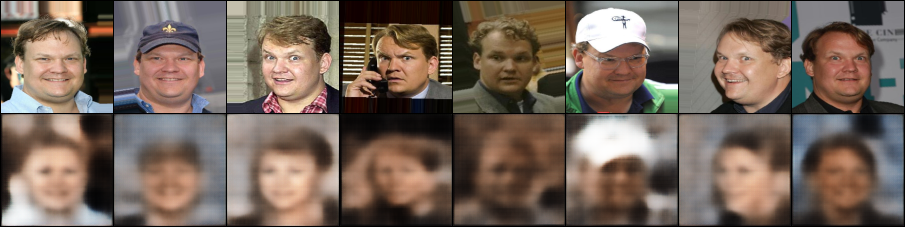
#> input picture visuals/member1_vanillavae_10e_20k_epoch01.png, 1810 x 454 px (shown at 1/2 size); its folder holds 3 pictures in this run
$ python make_charts.py
#> lines starting #> are read from the running program, lines starting #| are printed output that depends on the picture
"""
make_charts.py -- Generate all charts and visual assets for the project report.

Produces five bar/line charts and two image assets, all written to docs/charts/:

  chart_utility_privacy.png  -- Grouped bar: utility vs privacy accuracy per model
  chart_nag.png              -- Horizontal bar: NAG score ranking (higher = better balance)
  chart_lambda_sweep.png     -- Line: privacy-utility trade-off as lambda varies (1/2/3)
  chart_auc.png              -- Grouped bar: AUC-ROC for utility and privacy classifiers
  chart_bottleneck.png       -- Bar: latent_dim ablation on ResidualVAE (dim 32/64/256)
  recon_vanillavae.png       -- Collage: VanillaVAE reconstruction at epoch 1 vs epoch 10
  recon_betavae.png          -- Collage: BetaVAE reconstruction at epoch 1 vs epoch 10
  netron_vanilla_vs_residual.png -- Side-by-side Netron ONNX architecture diagrams

Data source: hardcoded evaluation results from Table II/III of the project report
(two-phase ARL training, lambda=2, CelebA 20k subset, utility=smile, privacy=gender).
Image inputs for collages come from visuals/ and docs/netron_graphs/.

Usage:
    python make_charts.py

Requirements:
    pip install matplotlib numpy Pillow
"""
import matplotlib
matplotlib.use('Agg')
import matplotlib.pyplot as plt
import matplotlib.patches as mpatches
import numpy as np
from PIL import Image
import os

os.makedirs("docs/charts", exist_ok=True)

# ── Shared style ─────────────────────────────────────────────────────────────
BG    = '#1A1A2E'
PANEL = '#16213E'
BLUE  = '#2196F3'
RED   = '#F44336'
GOLD  = '#FFA726'
GREEN = '#4CAF50'
GREY  = '#90A4AE'

plt.rcParams.update({
    'figure.facecolor': BG,
    'axes.facecolor':   PANEL,
    'axes.edgecolor':   GREY,
    'axes.labelcolor':  'white',
    'xtick.color':      'white',
    'ytick.color':      'white',
    'text.color':       'white',
    'grid.color':       '#2A2A4A',
    'grid.linestyle':   '--',
    'grid.alpha':       0.5,
    'font.family':      'DejaVu Sans',
})

# ════════════════════════════════════════════════════════════════════════════
# CHART 1 — Utility vs Privacy Accuracy (grouped bar)
# ════════════════════════════════════════════════════════════════════════════
models  = ['VanillaVAE', 'BetaVAE', 'ResidualVAE', 'BetaTCVAE', 'FactorVAE', 'VQ-VAE']
utility = [86.1, 81.5, 85.9, 84.6, 87.0, 46.1]
privacy = [88.4, 85.5, 86.3, 85.3, 88.7, 76.2]

x = np.arange(len(models))
w = 0.36

fig, ax = plt.subplots(figsize=(13, 5.5))
b1 = ax.bar(x - w/2, utility, w, color=BLUE,  label='Utility Acc (Smile)',  zorder=3, edgecolor='none')
b2 = ax.bar(x + w/2, privacy, w, color=RED,   label='Privacy Acc (Gender)', zorder=3, edgecolor='none')
ax.axhline(50,  color='white', lw=1.2, ls=':', alpha=0.6, label='Random chance (50%)')
ax.axhline(85,  color=GREEN,   lw=1.2, ls='--', alpha=0.5, label='Utility target (85%)')

for bar in b1:
    ax.text(bar.get_x()+bar.get_width()/2, bar.get_height()+0.5,
            f'{bar.get_height():.0f}%', ha='center', va='bottom', fontsize=9, color=BLUE)
for bar in b2:
    ax.text(bar.get_x()+bar.get_width()/2, bar.get_height()+0.5,
            f'{bar.get_height():.0f}%', ha='center', va='bottom', fontsize=9, color=RED)

ax.set_xticks(x)
ax.set_xticklabels(models, fontsize=10)
ax.set_ylim(0, 103)
ax.set_ylabel('Accuracy (%)', fontsize=12)
ax.set_title('Utility vs Privacy Accuracy — All Models', fontsize=14, fontweight='bold', pad=12)
ax.legend(fontsize=10, loc='lower right')
ax.yaxis.grid(True, zorder=0)
ax.set_axisbelow(True)
plt.tight_layout()
plt.savefig('docs/charts/chart_utility_privacy.png', dpi=150, bbox_inches='tight')
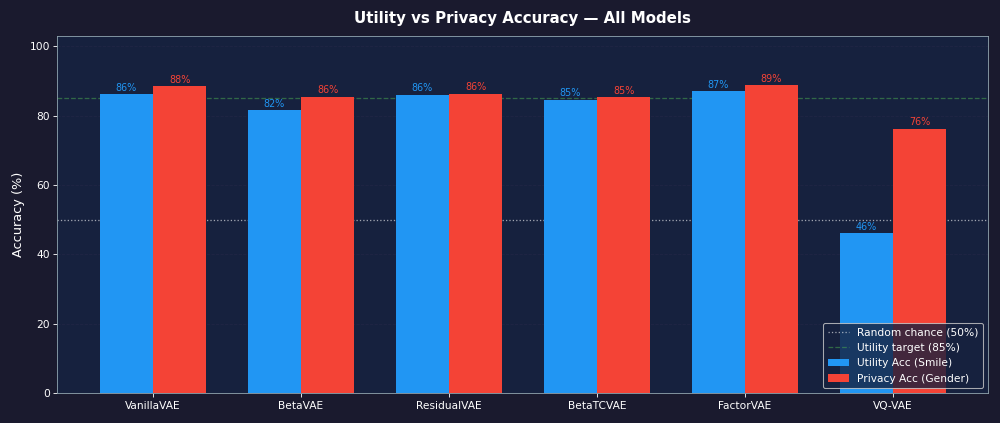
#> figure drawn by matplotlib, 1 panel; tallest bar 87 high, from x = 3.64 to 4; tallest bar 88.7 high, from x = 4 to 4.36
plt.close()
print("Chart 1 done")

# ════════════════════════════════════════════════════════════════════════════
# CHART 2 — NAG Score comparison
# ════════════════════════════════════════════════════════════════════════════
nag_models = ['ResidualVAE', 'BetaTCVAE', 'FactorVAE', 'VanillaVAE', 'BetaVAE', 'VQ-VAE']
nag_vals   = [0.9876, 0.9802, 0.9561, 0.9401, 0.8859, 0.0]
nag_cols   = [GREEN, '#03A9F4', BLUE, '#29B6F6', GOLD, RED]

fig, ax = plt.subplots(figsize=(11, 5))
bars = ax.barh(nag_models, nag_vals, color=nag_cols, edgecolor='none', zorder=3)
for bar, v in zip(bars, nag_vals):
    ax.text(v + 0.01, bar.get_y()+bar.get_height()/2,
            f'{v:.3f}', va='center', fontsize=11, color='white', fontweight='bold')
ax.set_xlim(0, 1.15)
ax.set_xlabel('Normalized Accuracy Gap (NAG)', fontsize=12)
ax.set_title('NAG Score — Higher = Better Privacy-Utility Balance\n(NAG = utility gain / privacy leak)',
             fontsize=13, fontweight='bold', pad=10)
ax.xaxis.grid(True, zorder=0)
ax.set_axisbelow(True)
ax.invert_yaxis()
plt.tight_layout()
plt.savefig('docs/charts/chart_nag.png', dpi=150, bbox_inches='tight')
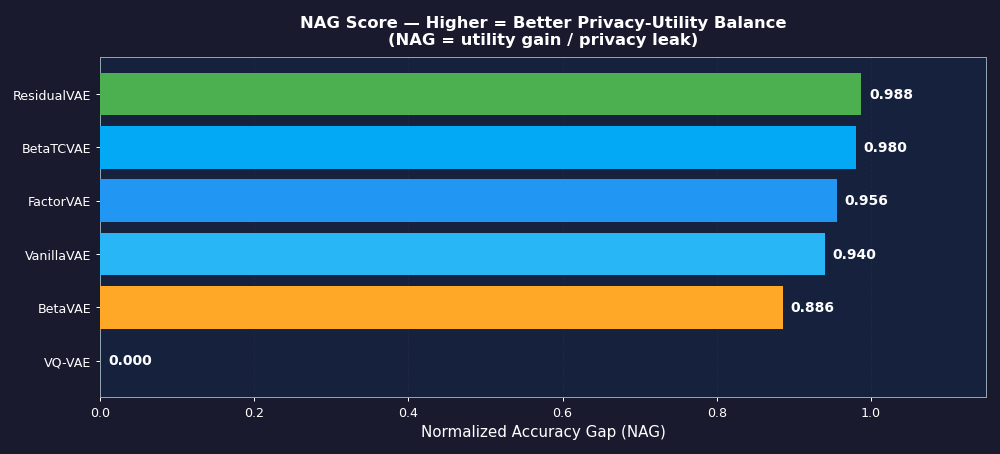
#> figure drawn by matplotlib, 1 panel
plt.close()
print("Chart 2 done")

# ════════════════════════════════════════════════════════════════════════════
# CHART 3 — Lambda sweep (privacy-utility trade-off)
# ════════════════════════════════════════════════════════════════════════════
lambdas    = [1.0, 2.0, 3.0]
van_util   = [86.1,  87.5,  86.1]
van_priv   = [88.4,  88.6,  88.4]
beta_util  = [81.45, 83.55, 82.1]
beta_priv  = [85.5,  85.75, 85.3]
res_util   = [85.9,  86.85, None]
res_priv   = [86.35, 87.6,  None]

fig, (ax1, ax2) = plt.subplots(1, 2, figsize=(13, 5))

for ax, util, priv, title in [
    (ax1, van_util, van_priv, 'VanillaVAE'),
    (ax2, beta_util, beta_priv, 'BetaVAE'),
]:
    ax.plot([1,2,3], util, 'o-', color=BLUE, lw=2.5, ms=8, label='Utility (Smile)')
    ax.plot([1,2,3], priv, 's--', color=RED,  lw=2.5, ms=8, label='Privacy (Gender)')
    ax.axhline(50, color='white', lw=1, ls=':', alpha=0.5)
    ax.axhline(85, color=GREEN,   lw=1, ls='--', alpha=0.4, label='85% target')
    for lam, u, p in zip([1,2,3], util, priv):
        if u: ax.annotate(f'{u:.1f}%', (lam, u), textcoords='offset points',
                           xytext=(5, 5), fontsize=9, color=BLUE)
        if p: ax.annotate(f'{p:.1f}%', (lam, p), textcoords='offset points',
                           xytext=(5,-12), fontsize=9, color=RED)
    ax.set_xticks([1,2,3])
    ax.set_xticklabels(['λ=1', 'λ=2', 'λ=3'])
    ax.set_ylim(40, 98)
    ax.set_xlabel('Lambda (privacy penalty weight)', fontsize=11)
    ax.set_ylabel('Accuracy (%)', fontsize=11)
    ax.set_title(f'{title} — λ Sweep', fontsize=13, fontweight='bold')
    ax.legend(fontsize=9)
    ax.yaxis.grid(True, zorder=0)
    ax.set_axisbelow(True)

fig.suptitle('Privacy-Utility Trade-off: Effect of λ', fontsize=14, fontweight='bold', y=1.02)
plt.tight_layout()
plt.savefig('docs/charts/chart_lambda_sweep.png', dpi=150, bbox_inches='tight')
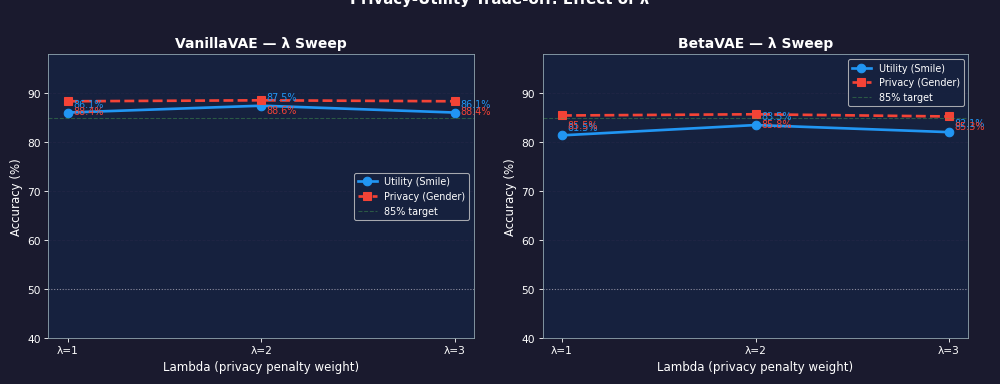
#> figure drawn by matplotlib, 2 panels
plt.close()
print("Chart 3 done")

# ════════════════════════════════════════════════════════════════════════════
# CHART 4 — AUC comparison radar-style bar
# ════════════════════════════════════════════════════════════════════════════
auc_models = ['VanillaVAE', 'BetaVAE', 'ResidualVAE', 'BetaTCVAE', 'FactorVAE', 'VQ-VAE']
u_auc = [0.9364, 0.9006, 0.9318, 0.9233, 0.9439, 0.512]
p_auc = [0.9370, 0.9106, 0.9242, 0.9170, 0.9484, 0.509]

x = np.arange(len(auc_models))
w = 0.36
fig, ax = plt.subplots(figsize=(11, 5))
ax.bar(x - w/2, u_auc, w, color=BLUE,  label='Utility AUC-ROC', zorder=3)
ax.bar(x + w/2, p_auc, w, color=RED,   label='Privacy AUC-ROC', zorder=3)
ax.axhline(0.5, color='white', lw=1.2, ls=':', alpha=0.6, label='Random (0.5)')

for i, (u, p) in enumerate(zip(u_auc, p_auc)):
    ax.text(i-w/2, u+0.005, f'{u:.3f}', ha='center', va='bottom', fontsize=8.5, color=BLUE)
    ax.text(i+w/2, p+0.005, f'{p:.3f}', ha='center', va='bottom', fontsize=8.5, color=RED)

ax.set_xticks(x)
ax.set_xticklabels(auc_models, fontsize=10)
ax.set_ylim(0.3, 1.05)
ax.set_ylabel('AUC-ROC Score', fontsize=12)
ax.set_title('AUC-ROC Comparison — Utility vs Privacy Discriminability', fontsize=13, fontweight='bold')
ax.legend(fontsize=10)
ax.yaxis.grid(True, zorder=0)
ax.set_axisbelow(True)
plt.tight_layout()
plt.savefig('docs/charts/chart_auc.png', dpi=150, bbox_inches='tight')
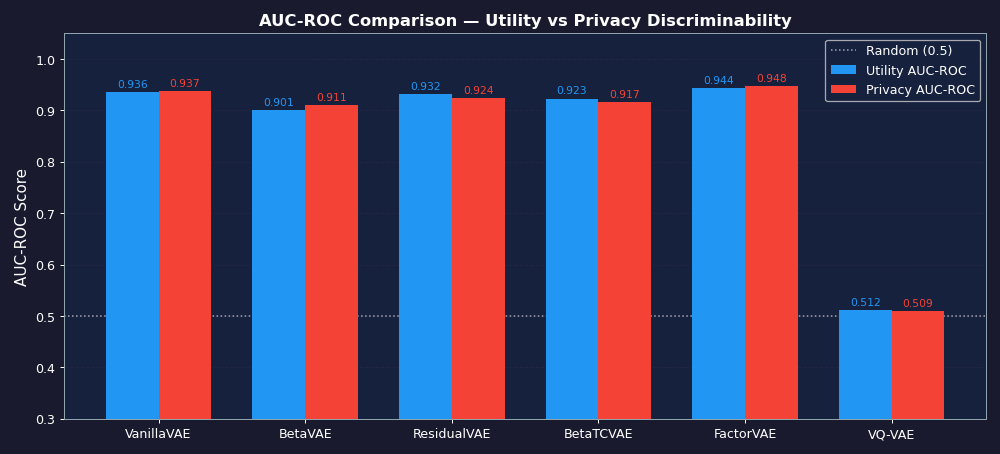
#> figure drawn by matplotlib, 1 panel; tallest bar 0.944 high, from x = 3.64 to 4; tallest bar 0.948 high, from x = 4 to 4.36
plt.close()
print("Chart 4 done")

# ════════════════════════════════════════════════════════════════════════════
# ASSET — VanillaVAE reconstruction collage (epoch 1 vs epoch 10)
# ════════════════════════════════════════════════════════════════════════════
def make_recon_collage(model_prefix, label, out_path):
#> called with model_prefix = 'member1_vanillavae_10e_20k', label = 'VanillaVAE', out_path = 'docs/charts/recon_vanillavae.png'
    e1  = Image.open(f'visuals/{model_prefix}_epoch01.png')
#> e1 is the input picture: PIL image 1810x454 RGB; mean R, G, B 117.8, 101.4, 90.3
#> (the run stopped early here; a loop or call above may not have finished)
